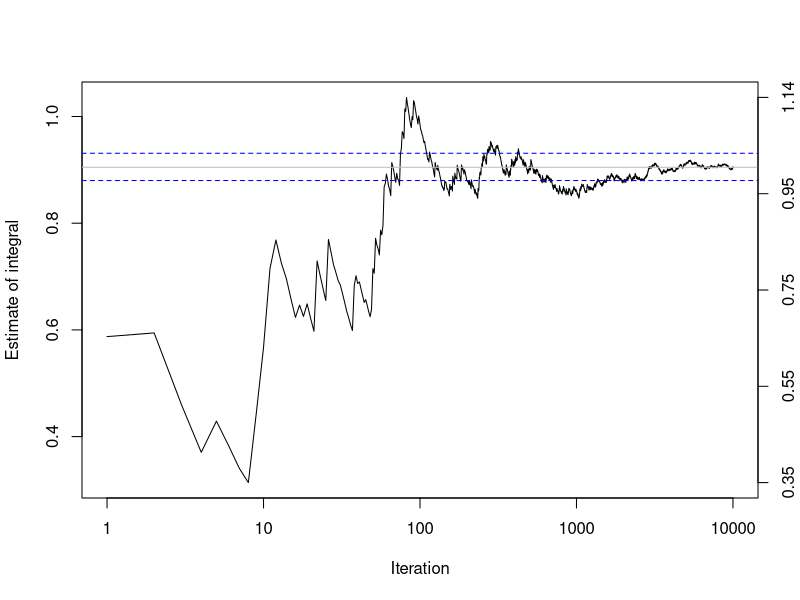

This figure's R source:
######
# Monte Carlo integration method demo in R
# 2011, Richard D. Morey (richarddmorey@gmail.com)
# Please do not distribute without permission
######
# Instructions: Change settings to suit, save, then source() this file
# Estiamtes should converge to the horizontal gray line

# for inverse gamma function
library(MCMCpack)

# Function to integrate
intFunc = function(x)
  dinvgamma(x,1,1)

a = 0           # Lower limit of integration
b = 10          # Upper limit of integration
M = 10000       # number of MC iterations (more = more accurate)
ci.alpha = 0.05 # alpha for CI on integral (assuming estimate has variance....)

# Gaussian quadrature estimate of integral (highly accurate, for checking)
trueIntegral= integrate(intFunc,a,b)


u = runif(M,a,b)  # Sample uniform
cum.ests=(b-a)*cumsum(intFunc(u))/(1:M) # Cumulative means
all.est = (b-a)*mean(intFunc(u))        # Final estimate

# Estimate of error 
sderr=(b-a)*sd(intFunc(u))/sqrt(M)

# Plot estimate of integrate by iteration number (should converge to line)
plot(1:M,cum.ests,t='l',log="x",xlab="Iteration",ylab="Estimate of integral")
abline(h=trueIntegral[[1]],col="gray")

# Plot 95% error lines
CI = all.est + c(-1,1)*qnorm(1-ci.alpha/2)*sderr
abline(h=CI,col="blue",lty=2)

# Show proportional error on right axis
axis(4,at=seq(min(cum.ests),max(cum.ests),len=5),lab=round(seq(min(cum.ests),max(cum.ests),len=5)/trueIntegral[[1]],2))
